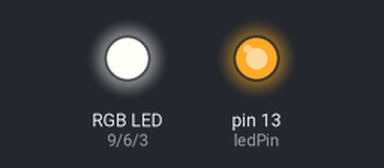
Simulated run of this sketch. Board: Arduino Uno, built with avr-gcc and run on an emulated ATmega328P. Parts: an RGB LED mixed from three pins (HIGH = lit), output pins drawn as LEDs (lit = HIGH).

Above: at 0.1 s.
At 7.1 s:
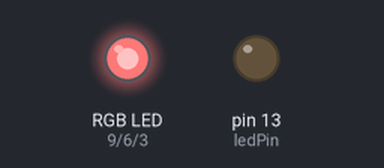
At 14.06 s:
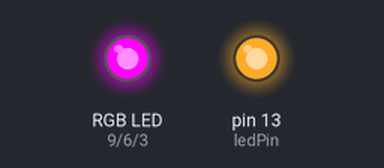
At 19.8 s:
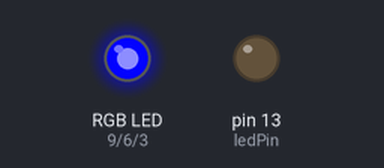
At 28.1 s:
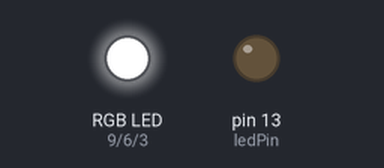
At 38.8 s:
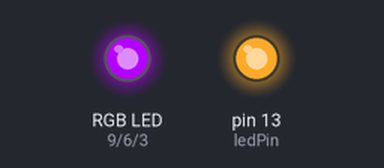
Timing chart, 0 to 40.0 s (numbered marks = the images above):
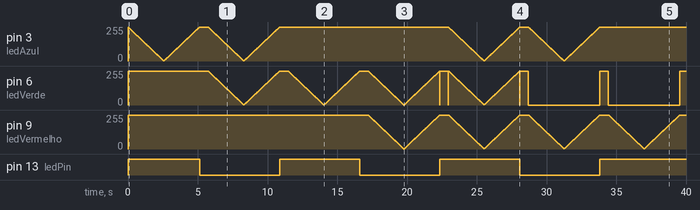

The sketch:

Led_Tricolor_Intensidade_Luminosa_e_Cores_Variaveis.ino
```cpp
/*

Autor: Crelison Alves
Data de criação: 25/06/2017
Data de atualização: - / - / -
Título: Led tricolor com ânodo de modo coum coom cores e intensidade luminosa variáves
Plataforma: Arduino Uno

Resumo:

Este programa usa o código GRAY modificado como base para mudança de estados, onde cada bit representa a cor que será afetada, o led acende e apaga usando as portas
analógicas associadas aos pinos 3, 6 e 9. O valor lócico 1 indica o o led será ligado, caso contrário será apagado, conforme tabeta do códgo GRAY modificado.
Como o led é do tipo ânodo de modo comum e a porta usada é a analógica o valor 255 ésudo para manter o led apagado e o valor 0 para acender o led, e os valores intermediários
para causar a sensação que o mesmo está acendendo ou apagando.


                                                        ----------        2 ----------|>|------------------1
                                                        |        |               |----|>|------------------3
                                                        |        |               |----|>|------------------4
                                                        |        |
                                                        |        |      Led tricolor com ânodo de modo comum( o pino com o terminal mais extenso é o ânodo)
                                                        ----------
                                                          | | | |       1 - Terminal da cor Vermelho (Pino 9       : Arduino)
                                                          | | | |       2 - Cátodo                   (Terminal Vcc : Arduino)
                                                          | | | |       3 - Terminal da cor Verde    (Pino 6       : Arduino)
                                                            |           4 - Terminal da cor Azul     (Pino 3       : Arduino)
                                                          1 2 3 4

      transição         Código GRAY modificado  : Cores dos leds ( 0 -> apagado  ; 1 -> aceso )

                        Cores   Vermelho  Verde  Azul
                        Bit        3        2     1
      estadoDoBrilho
                                   0        0     0
                1                  0        0     1
                                   0        0     0
                2                  0        1     1
                                   0        0     0
                3                  0        1     0
                                   0        0     0
                4                  1        1     0
                                   0        0     0
                5                  1        1     1
                                   0        0     0
                6                  1        0     1
                                   0        0     0
                7                  1        0     0
                                   0        0     0

  Iremos usar a função analogWrite(porta,brilho_Do_Led) para aceder os leds .

 */

// Declaração das variáveis

    //portas dos leds
    int ledVermelho = 9;              //  aponta para a porta do pino de nº 9 : LED vermelho
    int ledVerde    = 6;              //  aponta para a porta do pino de nº 6 : LED Verde
    int ledAzul     = 3;              //  aponta para a porta do pino de nº 3 : LED Azul
    const int ledPin =  LED_BUILTIN;  // led interno do Arduino UNO associado ao pino13

    //Intensidade luminoso ( Valor : 255 -> Led apagado ; 0 -> Led aceso)
    int brilhoLedVermelho = 255;    // Led Vermelho
    int brilhoLedVerde    = 255;    // Led Verde
    int brilhoLedAzul     = 255;    // Led Azul

    int estadoDoBrilho = 1;         // controla qual grupo de cores será selecionado, veja a tabela GRAY modificado
    int contador = 0;               // conta de 0 até 255 ( onde os leds são acesos e de 256 até 510 onde os leds são apapagados gradativamente)
    int Tempo  = 10;                // tempo de espera de cada transição em milisegundo


// O setup, que é executado quando o microcontrolador é ligado ou pressionado o botão de reset:

    void setup() {
    // Informa ao microcontrolador as portas que serão usadas e em seguida são inicializados
    pinMode(ledVermelho, OUTPUT);
    pinMode(ledVerde, OUTPUT);
    pinMode(ledAzul, OUTPUT);
    pinMode(ledPin, OUTPUT);
    analogWrite(ledVermelho, brilhoLedVermelho);
    analogWrite(ledVerde, brilhoLedVerde);
    analogWrite(ledAzul, brilhoLedAzul);
    digitalWrite(ledPin, estadoDoBrilho%2);

    // Espera o valor de Tempo milisegundos para dar continuidade no proceso de transição de cores
    delay(Tempo);
}

// the loop routine runs over and over again forever:
void loop() {

  switch(estadoDoBrilho){

   case 1:

      // reverse the direction of the fading at the ends of the fade:
      if (contador < 255 ) {  //Aumenta a intensidade de brilho dos leds afetados

         contador++;           // Incrementa o contador
         brilhoLedAzul--;      // Aumenta a intensidade luminosa do led azul

      } else if(contador < 510){

         contador++;           // Incrementa o contador
         brilhoLedAzul++;      // Aumenta a intensidade luminosa do led azul

      } else {

         // Prepara as condições necessárias para dar início à próxima transição de cor
         contador = 0;
         int brilhoLedVermelho = 255;    // Led Vermelho
         int brilhoLedVerde    = 255;    // Led Verde
         int brilhoLedAzul     = 255;    // Led Azul
         estadoDoBrilho++;
         analogWrite(ledVermelho, brilhoLedVermelho);
         analogWrite(ledVerde, brilhoLedVerde);
         analogWrite(brilhoLedAzul, brilhoLedAzul);
         digitalWrite(ledPin, estadoDoBrilho%2);
         delay(600);
      }

      break;


      case 2:

      // reverse the direction of the fading at the ends of the fade:
      if (contador < 255 ) {  //Aumenta a intensidade de brilho dos leds afetados

         contador++;           // Incrementa o contador
         brilhoLedAzul--;      // Aumenta a intensidade luminosa do led azul
         brilhoLedVerde--;     // Aumenta a intensidade luminosa do led verde

      } else if(contador < 510){

         contador++;           // Incrementa o contador
         brilhoLedAzul++;      // Diminue a intensidade luminosa do led azul
         brilhoLedVerde++;     // Diminue a intensidade luminosa do led verde
      } else {

         // Prepara as condições necessárias para dar início à próxima transição de cor
         contador = 0;
         int brilhoLedVermelho = 255;    // Led Vermelho
         int brilhoLedVerde    = 255;    // Led Verde
         int brilhoLedAzul     = 255;    // Led Azul
         estadoDoBrilho++;
         analogWrite(ledVermelho, brilhoLedVermelho);
         analogWrite(ledVerde, brilhoLedVerde);
         analogWrite(ledAzul, brilhoLedAzul);
         digitalWrite(ledPin, estadoDoBrilho%2);
         delay(600);
      }

      break;

      case 3:

      // reverse the direction of the fading at the ends of the fade:
      if (contador < 255 ) {  //Aumenta a intensidade de brilho dos leds afetados

         contador++;           // Incrementa o contador
         brilhoLedVerde--;     // Aumenta a intensidade luminosa do led verde

      } else if(contador < 510){

         contador++;           // Incrementa o contador
         brilhoLedVerde++;     // Diminue a intensidade luminosa do led verde

      } else {

         // Prepara as condições necessárias para dar início à próxima transição de cor
         contador = 0;
         int brilhoLedVermelho = 255;    // Led Vermelho
         int brilhoLedVerde    = 255;    // Led Verde
         int brilhoLedAzul     = 255;    // Led Azul
         estadoDoBrilho++;
         analogWrite(ledVermelho, brilhoLedVermelho);
         analogWrite(ledVerde, brilhoLedVerde);
         analogWrite(ledAzul, brilhoLedAzul);
         digitalWrite(ledPin, estadoDoBrilho%2);
         delay(600);
      }

      break;


      case 4:

      // reverse the direction of the fading at the ends of the fade:
      if (contador < 255 ) {  //Aumenta a intensidade de brilho dos leds afetados

         contador++;           // Incrementa o contador
         brilhoLedVerde--;     // Aumenta a intensidade luminosa do led verde
         brilhoLedVermelho--;  // Aumenta a intensidade luminosa do led vermelho

      } else if(contador <= 510){

         contador++;           // Incrementa o contador
         brilhoLedVerde++;     // Diminue a intensidade luminosa do led verde
         brilhoLedVermelho++;  // Diminue a intensidade luminosa do led vermelho
      } else {

         // Prepara as condições necessárias para dar início à próxima transição de cor
         contador = 0;
         int brilhoLedVermelho = 255;    // Led Vermelho
         int brilhoLedVerde    = 255;    // Led Verde
         int brilhoLedAzul     = 255;    // Led Azul
         estadoDoBrilho++;
         analogWrite(ledVermelho, brilhoLedVermelho);
         analogWrite(ledVerde, brilhoLedVerde);
         analogWrite(ledAzul, brilhoLedAzul);
         digitalWrite(ledPin, estadoDoBrilho%2);
         delay(600);
      }

      break;


      case 5:

      // reverse the direction of the fading at the ends of the fade:
      if (contador < 255 ) {  //Aumenta a intensidade de brilho dos leds afetados

         contador++;           // Incrementa o contador
         brilhoLedAzul--;      // Aumenta a intensidade luminosa do led azul
         brilhoLedVerde--;     // Aumenta a intensidade luminosa do led verde
         brilhoLedVermelho--;  // Aumenta a intensidade luminosa do led vermelho

      } else if(contador < 510){

         contador++;           // Incrementa o contador
         brilhoLedAzul++;      // Diminue a intensidade luminosa do led azul
         brilhoLedVerde++;     // Diminue a intensidade luminosa do led verde
         brilhoLedVermelho++;  // Diminue a intensidade luminosa do led vermelho
      } else {

         // Prepara as condições necessárias para dar início à próxima transição de cor
         contador = 0;
         int brilhoLedVermelho = 255;    // Led Vermelho
         int brilhoLedVerde    = 255;    // Led Verde
         int brilhoLedAzul     = 255;    // Led Azul
         estadoDoBrilho++;
         analogWrite(ledVermelho, brilhoLedVermelho);
         analogWrite(ledVerde, brilhoLedVerde);
         analogWrite(ledAzul, brilhoLedAzul);
         digitalWrite(ledPin, estadoDoBrilho%2);
         delay(600);
      }

      break;

      case 6:

      // reverse the direction of the fading at the ends of the fade:
      if (contador < 255 ) {  //Aumenta a intensidade de brilho dos leds afetados

         contador++;           // Incrementa o contador
         brilhoLedAzul--;      // Aumenta a intensidade luminosa do led azul
         brilhoLedVermelho--;  // Aumenta a intensidade luminosa do led vermelho

      } else if(contador < 510){

         contador++;           // Incrementa o contador
         brilhoLedAzul++;      // Diminue a intensidade luminosa do led azul
         brilhoLedVermelho++;  // Diminue a intensidade luminosa do led vermelho
      } else {

         // Prepara as condições necessárias para dar início à próxima transição de cor
         contador = 0;
         int brilhoLedVermelho = 255;    // Led Vermelho
         int brilhoLedVerde    = 255;    // Led Verde
         int brilhoLedAzul     = 255;    // Led Azul
         estadoDoBrilho++;
         analogWrite(ledVermelho, brilhoLedVermelho);
         analogWrite(ledVerde, brilhoLedVerde);
         analogWrite(ledAzul, brilhoLedAzul);
         digitalWrite(ledPin, estadoDoBrilho%2);
         delay(600);

      }

      break;

      case 7:

      // reverse the direction of the fading at the ends of the fade:
      if (contador < 255 ) {  //Aumenta a intensidade de brilho dos leds afetados

         contador++;           // Incrementa o contador
         brilhoLedVermelho--;  // Aumenta a intensidade luminosa do led vermelho

      } else if(contador < 510){

         contador++;           // Incrementa o contador
         brilhoLedVermelho++;  // Diminue a intensidade luminosa do led vermelho
      } else {

         // Prepara as condições necessárias para dar início à próxima transição de cor
         contador = 0;
         int brilhoLedVermelho = 255;    // Led Vermelho
         int brilhoLedVerde    = 255;    // Led Verde
         int brilhoLedAzul     = 255;    // Led Azul
         estadoDoBrilho = 1;
         analogWrite(ledVermelho, brilhoLedVermelho);
         analogWrite(ledVerde, brilhoLedVerde);
         analogWrite(ledAzul, brilhoLedAzul);
         digitalWrite(ledPin, estadoDoBrilho%2);
         delay(600);

      }

       break;

  }


    analogWrite(ledVermelho, brilhoLedVermelho);
    analogWrite(ledVerde, brilhoLedVerde);
    analogWrite(ledAzul, brilhoLedAzul);
    digitalWrite(ledPin, estadoDoBrilho%2);

    // Espera o valor de Tempo milisegundos para dar continuidade no proceso de transição de cores
    delay(Tempo);
}
```

Measured:
- by itself, pin 13 (ledPin): alternates HIGH for 5.7 s and LOW for 5.7 s
